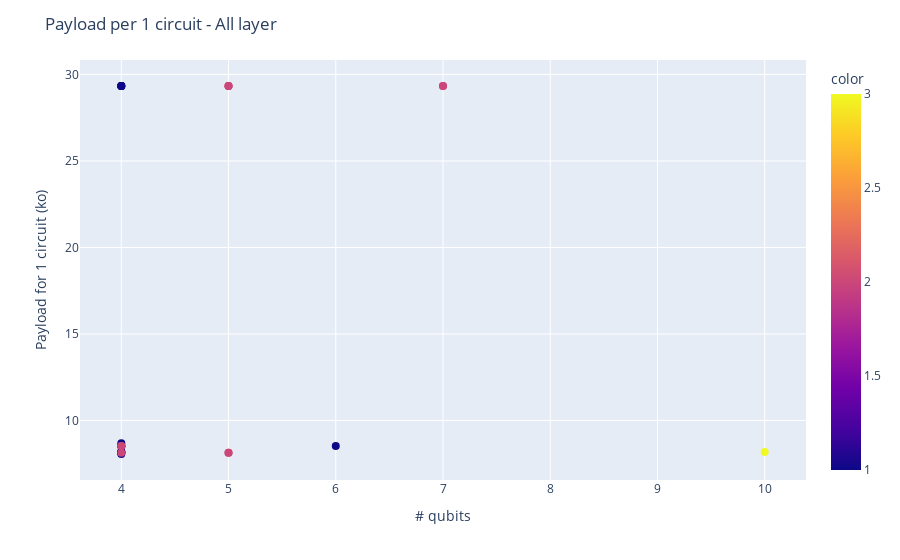

Notebook code cell kept with this figure:
### Markdown cell above
#### All layers

### Code cell
list_layers = tele_file["layers"].tolist()
list_width = tele_file["width"].tolist()
list_payload_size = tele_file["payload_size"].tolist()
list_nb_circuits = tele_file["nb_circuits"].tolist()

payload_per_circuit = []
for payload_size, nb_circuits in zip(list_payload_size, list_nb_circuits):
    payload_per_circuit.append(float(payload_size/nb_circuits))
    
print("Size of dataframe : ", len(payload_per_circuit))


fig = px.scatter(x=list_width, y=payload_per_circuit, color=list_layers)

fig.update_traces(marker=dict(size=8))

fig.update_layout(title_text='Payload per 1 circuit - All layer',
                         xaxis_title="# qubits", yaxis_title="Payload for 1 circuit (ko)")

### Figure 1 — Plotly figure (JSON) as saved in the notebook; plotly's stock layout.template omitted (floating-point values rounded to 4 significant figures)
{"data": [{"hovertemplate": "x=%{x}<br>y=%{y}<br>color=%{marker.color}<extra></extra>", "legendgroup": "", "marker": {"color": [2, 2, 2, 2, 2, 2, 1, 1, 1, 1, 1, 2, 1, 1, 1, 1, 1, 1, 2, 1, 1, 2, 3, 2, 2], "coloraxis": "coloraxis", "size": 8, "symbol": "circle"}, "mode": "markers", "name": "", "orientation": "v", "showlegend": false, "type": "scatter", "x": [7, 7, 5, 5, 5, 5, 4, 4, 4, 4, 4, 4, 4, 4, 4, 4, 4, 4, 4, 4, 6, 4, 10, 5, 4], "xaxis": "x", "y": [29.33, 29.33, 8.13, 29.33, 29.33, 29.33, 29.33, 8.182, 8.13, 8.062, 29.33, 8.523, 8.182, 8.69, 29.33, 8.182, 8.513, 8.523, 8.13, 29.33, 8.523, 8.523, 8.182, 8.13, 8.523], "yaxis": "y"}], "layout": {"coloraxis": {"colorbar": {"title": {"text": "color"}}, "colorscale": [[0, "#0d0887"], [0.1111, "#46039f"], [0.2222, "#7201a8"], [0.3333, "#9c179e"], [0.4444, "#bd3786"], [0.5556, "#d8576b"], [0.6667, "#ed7953"], [0.7778, "#fb9f3a"], [0.8889, "#fdca26"], [1, "#f0f921"]]}, "legend": {"tracegroupgap": 0}, "margin": {"t": 60}, "title": {"text": "Payload per 1 circuit - All layer"}, "xaxis": {"anchor": "y", "domain": [0, 1], "title": {"text": "# qubits"}}, "yaxis": {"anchor": "x", "domain": [0, 1], "title": {"text": "Payload for 1 circuit (ko)"}}}}
